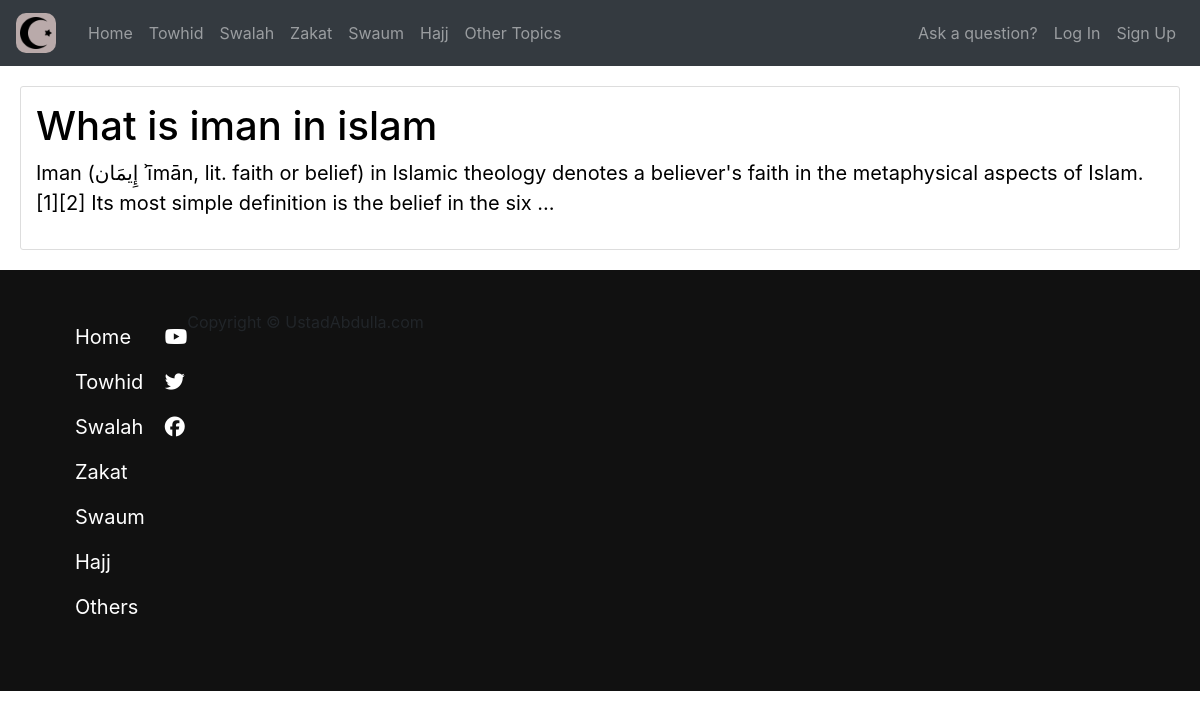
Page /home/others on the committed database.
### home/models.py (models this page shows, shortened)
class Others(models.Model):
    title = models.CharField(max_length=300)
    slug = models.SlugField()
    content = models.TextField()

### home/views.py (the view)
# urls.py: path('others', views.others, name='others'),
def others(request):
     other = Others.objects.all()
     my_context = {
          'others': other
     }
     return render(request, 'home/others.html', my_context)

### home/templates/home/others.html
{% extends 'base.html' %}
{% block content %}
    <div class="paragraphs content-section">
            {% for other in others %}
            <a href="{% url 'other-detail' other.slug %}" class="others-link">
                <h1>{{ other.title }}</h1>
                <p>{{ other.content|truncatewords:30}}</p>
            </a>
            {% endfor %}
    </div>
{% endblock content %}

### static/base.css (style rules this page uses)
* { margin: 0; padding: 0; }
body { font-family: 'PT Sans', sans-serif, 'Roboto'; }
.content-section { padding: 10px 20px; border: 1px solid #dddddd; border-radius: 3px; margin: 20px; }
.content-section { background: #ffffff; padding: 10px 20px; border: 1px solid #dddddd; border-radius: 3px; margin-bottom: 20px; }
.paragraphs { font-size: 20px; padding: 15px; }
.others-link { text-decoration: none; color: black; }

### rows in the picture
Others: title "What is iman in islam", content "Iman (إِيمَان ʾīmān, lit. faith or belief) in Islamic theology denotes a believer's faith in the metaphysical aspects of Islam.[1][2] Its most simple definition is the belief in the six …"
